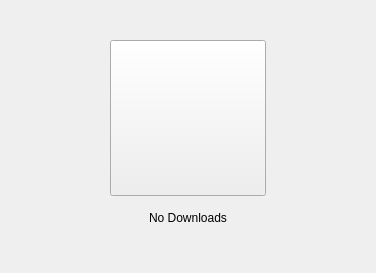
            <widget class="QWidget" name="wNoDownloads">
             <layout class="QVBoxLayout" name="verticalLayout_15">
              <property name="topMargin">
               <number>40</number>
              </property>
              <property name="bottomMargin">
               <number>40</number>
              </property>
              <item>
               <widget class="QWidget" name="wDownIcon" native="true">
                <layout class="QHBoxLayout" name="horizontalLayout_17">
                 <property name="leftMargin">
                  <number>0</number>
                 </property>
                 <property name="topMargin">
                  <number>0</number>
                 </property>
                 <property name="rightMargin">
                  <number>0</number>
                 </property>
                 <property name="bottomMargin">
                  <number>0</number>
                 </property>
                 <item>
                  <spacer name="horizontalSpacer_19">
                   <property name="orientation">
                    <enum>Qt::Horizontal</enum>
                   </property>
                   <property name="sizeHint" stdset="0">
                    <size>
                     <width>99</width>
                     <height>20</height>
                    </size>
                   </property>
                  </spacer>
                 </item>
                 <item>
                  <widget class="QPushButton" name="bNoDownloads">
                   <property name="minimumSize">
                    <size>
                     <width>156</width>
                     <height>156</height>
                    </size>
                   </property>
                   <property name="maximumSize">
                    <size>
                     <width>156</width>
                     <height>156</height>
                    </size>
                   </property>
                   <property name="text">
                    <string/>
                   </property>
                   <property name="icon">
                    <iconset resource="../Resources_macx.qrc">
                     <normaloff>:/images/no_downloads.png</normaloff>:/images/no_downloads.png</iconset>
                   </property>
                   <property name="iconSize">
                    <size>
                     <width>156</width>
                     <height>156</height>
                    </size>
                   </property>
                  </widget>
                 </item>
                 <item>
                  <spacer name="horizontalSpacer_20">
                   <property name="orientation">
                    <enum>Qt::Horizontal</enum>
                   </property>
                   <property name="sizeHint" stdset="0">
                    <size>
                     <width>99</width>
                     <height>20</height>
                    </size>
                   </property>
                  </spacer>
                 </item>
                </layout>
               </widget>
              </item>
              <item>
               <widget class="QLabel" name="lDownStatus">
                <property name="minimumSize">
                 <size>
                  <width>0</width>
                  <height>31</height>
                 </size>
                </property>
                <property name="maximumSize">
                 <size>
                  <width>16777215</width>
                  <height>31</height>
                 </size>
                </property>
                <property name="text">
                 <string>No Downloads</string>
                </property>
                <property name="alignment">
                 <set>Qt::AlignCenter</set>
                </property>
               </widget>
              </item>
             </layout>
            </widget>
